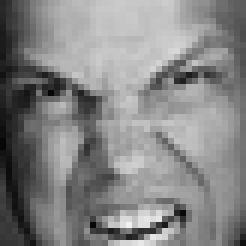
#> input picture train_both/angry/10155.jpg, 41 x 41 px, given as the content of the folder archive/images/train, which was not available (shown 6 times larger)
$ python DataCleaning.py
#> lines starting #> are read from the running program, lines starting #| are printed output that depends on the picture; pictures that were not available may be replaced by others from this repository, and a replacement may not be noted
#> the answer given: train_both/angry/10155.jpg
##############
#   Clean the data
#   Only store the valid files in specific folders
#   Frontal Datasets => train_frontal; test_frontal
#   Profile and Frontal Datasets => train_both; test_both
################
import os
import numpy as np
import cv2 as cv

train_mainPath = 'archive/images/train'
test_mainPath = 'archive/images/validation'

## create folders
def createFolders(mainPath, destPath):
    for folder in os.listdir(mainPath):
        os.chdir(destPath)
        os.mkdir(folder)
        os.chdir("..")

### Just for Frontal faces
def cleanedDataset(mainPath, destPath):
    # read in the xml file
    haar_cascade = cv.CascadeClassifier('haars_face.xml')

    for folder in os.listdir(mainPath):
        newPath = os.path.join(mainPath,folder)

        for filename in os.listdir(newPath):
            img = cv.imread(os.path.join(newPath,filename))

            # Find the face using Haar's Cascade
            face_rect = haar_cascade.detectMultiScale(img, scaleFactor = 1.3, minNeighbors = 2)

            if (len(face_rect) != 0):
                for (x,y,w,h) in face_rect:
                    # cropped the face
                    face = img[y: y+h, x: x+w]
                    newfilePath = os.path.join(destPath,folder, filename)
                    cv.imwrite(newfilePath, face)
            else:
                print("Not Saving", filename, folder)

    cv.waitKey(0)


### For both Frontal and Profile faces
def cleanedDatasetBoth(mainPath, destPath):
    # read in the xml file
#> called with mainPath = 'archive/images/train', destPath = 'train_both'
    haar_cascade = cv.CascadeClassifier('haars_face.xml')
    haar_cascade_profile = cv.CascadeClassifier('haars_profileFace.xml')

    for folder in os.listdir(mainPath):
        newPath = os.path.join(mainPath,folder)

        for filename in os.listdir(newPath):
            img = cv.imread(os.path.join(newPath,filename))
#> img is the input picture: shape (41, 41, 3); min 7, max 241, mean 132.5

            # Find the face using Haar's Cascade
            face_rect = haar_cascade.detectMultiScale(img, scaleFactor = 1.3, minNeighbors = 2)
#> face_rect = ()
            face_rect_profile = haar_cascade_profile.detectMultiScale(img, scaleFactor = 1.3, minNeighbors = 2)
#> face_rect_profile = ()

            if (len(face_rect) != 0):
                for (x,y,w,h) in face_rect:
                    # cropped the face
                    face = img[y: y+h, x: x+w]
                    newfilePath = os.path.join(destPath,folder, filename)
                    cv.imwrite(newfilePath, face)

            elif ((len(face_rect) == 0) & (len(face_rect_profile) !=0)):
                newfilePath = os.path.join(destPath,folder, filename)
                cv.imwrite(newfilePath, img)

            elif (len(face_rect_profile) == 0):
                img_flip = cv.flip(img,1)
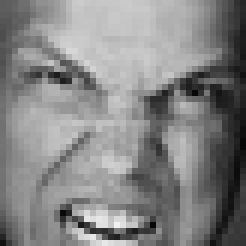
#> img_flip: shape (41, 41, 3) (shown 6 times larger); min 7, max 241, mean 132.5
                isProfile = haar_cascade_profile.detectMultiScale(img_flip, scaleFactor = 1.3, minNeighbors = 2)
#> isProfile = ()

                if (len(isProfile) != 0):
                    newfilePath = os.path.join(destPath,folder, filename)
                    cv.imwrite(newfilePath, img)
                else:
                    print("Not Saving", filename, folder)

    cv.waitKey(0)


## Get destination filename
def destFileName(frontalOnly):
    train_destPath = 'train_frontal' if frontalOnly else 'train_both'
    test_destPath = 'test_frontal' if frontalOnly else 'test_both'
    return (train_destPath, test_destPath)


def main():
    # check if only frontal faces or both frontal and profile should be extracted
    face_type_clean = input("Frontal Only or Both (Frontal || profile): \n")
    getFrontalOnly = True if face_type_clean == "frontal" else False
    print("getFrontalOnly: ", getFrontalOnly)

    ## get file name
    fileNames = destFileName(getFrontalOnly)
    train_destPath = fileNames[0]
    test_destPath = fileNames[1]

    if (getFrontalOnly):
        # Train Set
        createFolders(train_mainPath, train_destPath)
        cleanedDataset(train_mainPath, train_destPath)
        # Test Set
        createFolders(test_mainPath, test_destPath)
        cleanedDataset(test_mainPath, test_destPath)

    else:
        #### For Both ########
        # Train Set
        createFolders(train_mainPath, train_destPath)
        cleanedDatasetBoth(train_mainPath, train_destPath)

        # Test Set
        createFolders(test_mainPath, test_destPath)
        cleanedDatasetBoth(test_mainPath, test_destPath)


if __name__ == "__main__":
    main()

$ run again, on train_both/fear/11590.jpg
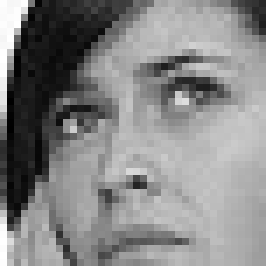
#> input picture train_both/fear/11590.jpg, 38 x 38 px, given as the content of the folder archive/images/train, which was not available (shown 7 times larger)
#> in cleanedDatasetBoth, img is the input picture: shape (38, 38, 3); min 0, max 255, mean 133.9
#> face_rect = ()
#> in cleanedDatasetBoth, `img_flip = cv.flip(img,1)`:
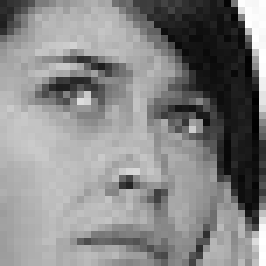
#> img_flip: shape (38, 38, 3) (shown 7 times larger); min 0, max 255, mean 133.9

$ run again, on train_both/fear/17282.jpg
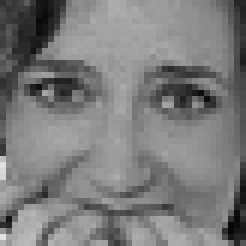
#> input picture train_both/fear/17282.jpg, 41 x 41 px, given as the content of the folder archive/images/train, which was not available (shown 6 times larger)
#> in cleanedDatasetBoth, img is the input picture: shape (41, 41, 3); min 7, max 227, mean 123.3
#> face_rect = ()
#> in cleanedDatasetBoth, `img_flip = cv.flip(img,1)`:
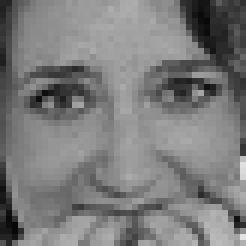
#> img_flip: shape (41, 41, 3) (shown 6 times larger); min 7, max 227, mean 123.3

$ run again, on train_both/fear/2118.jpg
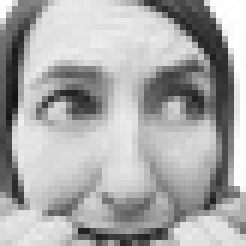
#> input picture train_both/fear/2118.jpg, 41 x 41 px, given as the content of the folder archive/images/train, which was not available (shown 6 times larger)
#> in cleanedDatasetBoth, img is the input picture: shape (41, 41, 3); min 20, max 255, mean 170.1
#> face_rect = ()
#> in cleanedDatasetBoth, `img_flip = cv.flip(img,1)`:
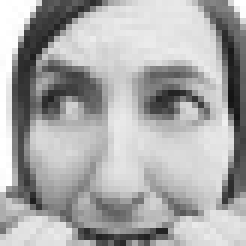
#> img_flip: shape (41, 41, 3) (shown 6 times larger); min 20, max 255, mean 170.1
